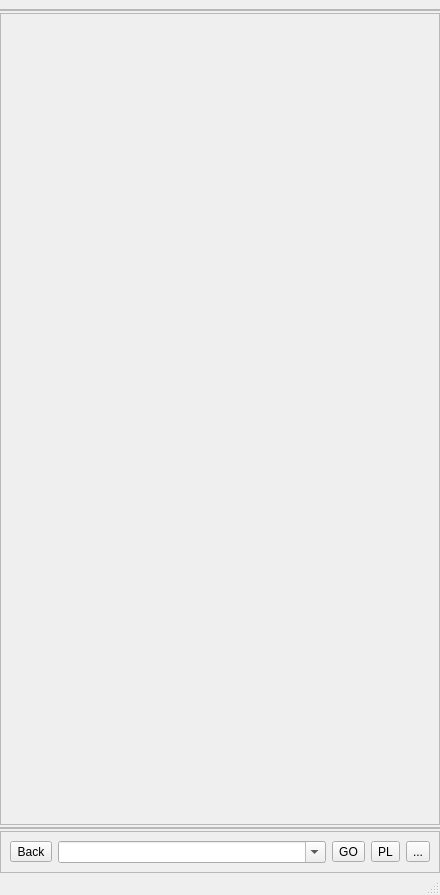
<?xml version="1.0" encoding="UTF-8"?>
<ui version="4.0">
 <class>MainWindow</class>
 <widget class="QMainWindow" name="MainWindow">
  <property name="geometry">
   <rect>
    <x>0</x>
    <y>0</y>
    <width>440</width>
    <height>895</height>
   </rect>
  </property>
  <property name="windowTitle">
   <string>TGP viewer</string>
  </property>
  <property name="tabShape">
   <enum>QTabWidget::Triangular</enum>
  </property>
  <property name="dockNestingEnabled">
   <bool>false</bool>
  </property>
  <widget class="QWidget" name="base">
   <layout class="QVBoxLayout" name="baseVLayout_2">
    <property name="spacing">
     <number>2</number>
    </property>
    <property name="leftMargin">
     <number>0</number>
    </property>
    <property name="topMargin">
     <number>9</number>
    </property>
    <property name="rightMargin">
     <number>0</number>
    </property>
    <property name="bottomMargin">
     <number>0</number>
    </property>
    <item>
     <widget class="QFrame" name="top_frame">
      <property name="frameShape">
       <enum>QFrame::StyledPanel</enum>
      </property>
      <property name="frameShadow">
       <enum>QFrame::Raised</enum>
      </property>
      <layout class="QVBoxLayout" name="top_frame_layout">
       <property name="spacing">
        <number>2</number>
       </property>
       <property name="leftMargin">
        <number>4</number>
       </property>
       <property name="topMargin">
        <number>0</number>
       </property>
       <property name="rightMargin">
        <number>4</number>
       </property>
       <property name="bottomMargin">
        <number>0</number>
       </property>
      </layout>
     </widget>
    </item>
    <item>
     <widget class="QFrame" name="mid_frame">
      <property name="sizePolicy">
       <sizepolicy hsizetype="Preferred" vsizetype="MinimumExpanding">
        <horstretch>0</horstretch>
        <verstretch>0</verstretch>
       </sizepolicy>
      </property>
      <property name="frameShape">
       <enum>QFrame::StyledPanel</enum>
      </property>
      <property name="frameShadow">
       <enum>QFrame::Raised</enum>
      </property>
      <layout class="QHBoxLayout" name="mid_frame_layout">
       <property name="spacing">
        <number>2</number>
       </property>
       <property name="leftMargin">
        <number>4</number>
       </property>
       <property name="topMargin">
        <number>2</number>
       </property>
       <property name="rightMargin">
        <number>4</number>
       </property>
       <property name="bottomMargin">
        <number>2</number>
       </property>
      </layout>
     </widget>
    </item>
    <item>
     <widget class="QFrame" name="bottom_frame">
      <property name="frameShape">
       <enum>QFrame::StyledPanel</enum>
      </property>
      <property name="frameShadow">
       <enum>QFrame::Raised</enum>
      </property>
      <layout class="QVBoxLayout" name="bottom_frame_layout">
       <property name="spacing">
        <number>2</number>
       </property>
       <property name="leftMargin">
        <number>4</number>
       </property>
       <property name="topMargin">
        <number>0</number>
       </property>
       <property name="rightMargin">
        <number>4</number>
       </property>
       <property name="bottomMargin">
        <number>0</number>
       </property>
      </layout>
     </widget>
    </item>
    <item>
     <widget class="QFrame" name="buttons_frame">
      <property name="frameShape">
       <enum>QFrame::StyledPanel</enum>
      </property>
      <property name="frameShadow">
       <enum>QFrame::Raised</enum>
      </property>
      <layout class="QGridLayout" name="gridLayout">
       <item row="0" column="1">
        <widget class="QComboBox" name="combo_history">
         <property name="editable">
          <bool>true</bool>
         </property>
        </widget>
       </item>
       <item row="0" column="2">
        <widget class="QToolButton" name="bn_go">
         <property name="text">
          <string>GO</string>
         </property>
        </widget>
       </item>
       <item row="0" column="4">
        <widget class="QToolButton" name="bn_toolbox">
         <property name="text">
          <string>...</string>
         </property>
         <property name="checkable">
          <bool>false</bool>
         </property>
         <property name="autoRaise">
          <bool>false</bool>
         </property>
        </widget>
       </item>
       <item row="0" column="0">
        <widget class="QToolButton" name="bn_back">
         <property name="text">
          <string>Back</string>
         </property>
        </widget>
       </item>
       <item row="0" column="3">
        <widget class="QToolButton" name="bn_playlist">
         <property name="text">
          <string>PL</string>
         </property>
        </widget>
       </item>
      </layout>
     </widget>
    </item>
   </layout>
  </widget>
  <widget class="QMenuBar" name="menubar">
   <property name="enabled">
    <bool>false</bool>
   </property>
   <property name="geometry">
    <rect>
     <x>0</x>
     <y>0</y>
     <width>440</width>
     <height>21</height>
    </rect>
   </property>
  </widget>
  <widget class="QStatusBar" name="statusbar">
   <property name="enabled">
    <bool>false</bool>
   </property>
  </widget>
 </widget>
 <resources/>
 <connections/>
</ui>
